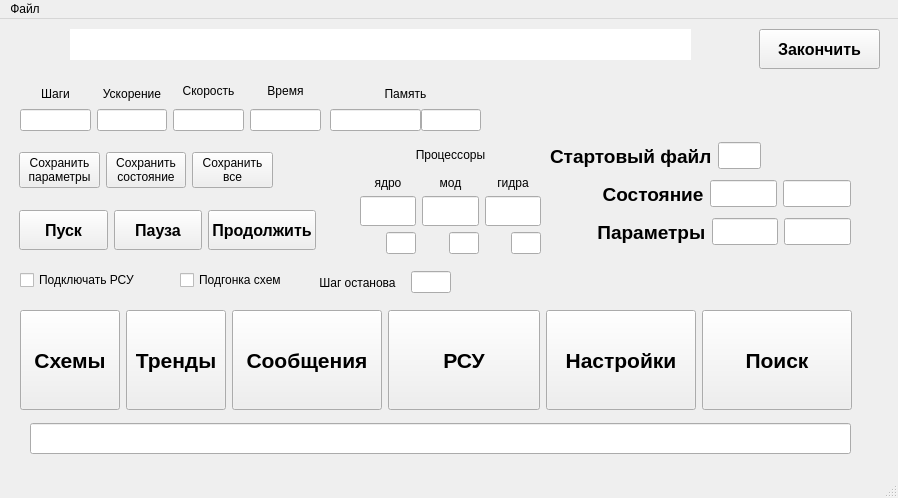
<?xml version="1.0" encoding="UTF-8"?>
<ui version="4.0">
 <class>MainWindow</class>
 <widget class="QMainWindow" name="MainWindow">
  <property name="geometry">
   <rect>
    <x>0</x>
    <y>0</y>
    <width>898</width>
    <height>498</height>
   </rect>
  </property>
  <property name="windowTitle">
   <string>MainWindow</string>
  </property>
  <widget class="QWidget" name="centralwidget">
   <widget class="QLineEdit" name="Msg">
    <property name="geometry">
     <rect>
      <x>30</x>
      <y>404</y>
      <width>821</width>
      <height>31</height>
     </rect>
    </property>
    <property name="font">
     <font>
      <family>Tahoma</family>
      <pointsize>12</pointsize>
      <bold>true</bold>
     </font>
    </property>
    <property name="readOnly">
     <bool>true</bool>
    </property>
   </widget>
   <widget class="QLineEdit" name="Project">
    <property name="geometry">
     <rect>
      <x>70</x>
      <y>10</y>
      <width>621</width>
      <height>31</height>
     </rect>
    </property>
    <property name="font">
     <font>
      <family>Z003 [urw]</family>
      <pointsize>24</pointsize>
      <italic>true</italic>
      <bold>false</bold>
     </font>
    </property>
    <property name="cursor">
     <cursorShape>BlankCursor</cursorShape>
    </property>
    <property name="frame">
     <bool>false</bool>
    </property>
    <property name="alignment">
     <set>Qt::AlignmentFlag::AlignCenter</set>
    </property>
    <property name="readOnly">
     <bool>true</bool>
    </property>
   </widget>
   <widget class="QWidget" name="layoutWidget">
    <property name="geometry">
     <rect>
      <x>20</x>
      <y>290</y>
      <width>832</width>
      <height>102</height>
     </rect>
    </property>
    <layout class="QHBoxLayout" name="horizontalLayout">
     <item>
      <widget class="QPushButton" name="Shema">
       <property name="minimumSize">
        <size>
         <width>100</width>
         <height>100</height>
        </size>
       </property>
       <property name="maximumSize">
        <size>
         <width>100</width>
         <height>16777215</height>
        </size>
       </property>
       <property name="font">
        <font>
         <family>Tahoma</family>
         <pointsize>16</pointsize>
         <bold>true</bold>
        </font>
       </property>
       <property name="text">
        <string>Схемы</string>
       </property>
      </widget>
     </item>
     <item>
      <widget class="QPushButton" name="Trends">
       <property name="minimumSize">
        <size>
         <width>100</width>
         <height>100</height>
        </size>
       </property>
       <property name="maximumSize">
        <size>
         <width>100</width>
         <height>16777215</height>
        </size>
       </property>
       <property name="font">
        <font>
         <family>Tahoma</family>
         <pointsize>16</pointsize>
         <bold>true</bold>
        </font>
       </property>
       <property name="text">
        <string>Тренды</string>
       </property>
      </widget>
     </item>
     <item>
      <widget class="QPushButton" name="Messages">
       <property name="minimumSize">
        <size>
         <width>150</width>
         <height>100</height>
        </size>
       </property>
       <property name="maximumSize">
        <size>
         <width>150</width>
         <height>16777215</height>
        </size>
       </property>
       <property name="font">
        <font>
         <family>Tahoma</family>
         <pointsize>16</pointsize>
         <bold>true</bold>
        </font>
       </property>
       <property name="text">
        <string>Сообщения</string>
       </property>
      </widget>
     </item>
     <item>
      <widget class="QPushButton" name="RSU">
       <property name="minimumSize">
        <size>
         <width>150</width>
         <height>100</height>
        </size>
       </property>
       <property name="font">
        <font>
         <family>Tahoma</family>
         <pointsize>16</pointsize>
         <bold>true</bold>
        </font>
       </property>
       <property name="text">
        <string>РСУ</string>
       </property>
      </widget>
     </item>
     <item>
      <widget class="QPushButton" name="Settings">
       <property name="minimumSize">
        <size>
         <width>150</width>
         <height>100</height>
        </size>
       </property>
       <property name="maximumSize">
        <size>
         <width>150</width>
         <height>16777215</height>
        </size>
       </property>
       <property name="font">
        <font>
         <family>Tahoma</family>
         <pointsize>16</pointsize>
         <bold>true</bold>
        </font>
       </property>
       <property name="text">
        <string>Настройки</string>
       </property>
      </widget>
     </item>
     <item>
      <widget class="QPushButton" name="FindObj">
       <property name="minimumSize">
        <size>
         <width>150</width>
         <height>100</height>
        </size>
       </property>
       <property name="maximumSize">
        <size>
         <width>100</width>
         <height>16777215</height>
        </size>
       </property>
       <property name="font">
        <font>
         <family>Tahoma</family>
         <pointsize>16</pointsize>
         <bold>true</bold>
        </font>
       </property>
       <property name="text">
        <string>Поиск</string>
       </property>
      </widget>
     </item>
    </layout>
   </widget>
   <widget class="QWidget" name="layoutWidget">
    <property name="geometry">
     <rect>
      <x>330</x>
      <y>60</y>
      <width>151</width>
      <height>52</height>
     </rect>
    </property>
    <layout class="QVBoxLayout" name="verticalLayout_7">
     <property name="spacing">
      <number>0</number>
     </property>
     <item>
      <widget class="QLabel" name="label_5">
       <property name="text">
        <string>Память</string>
       </property>
       <property name="alignment">
        <set>Qt::AlignmentFlag::AlignCenter</set>
       </property>
      </widget>
     </item>
     <item>
      <layout class="QHBoxLayout" name="horizontalLayout_6">
       <item>
        <widget class="QLineEdit" name="mem_sys">
         <property name="sizePolicy">
          <sizepolicy hsizetype="Expanding" vsizetype="Fixed">
           <horstretch>60</horstretch>
           <verstretch>0</verstretch>
          </sizepolicy>
         </property>
         <property name="alignment">
          <set>Qt::AlignmentFlag::AlignRight|Qt::AlignmentFlag::AlignTrailing|Qt::AlignmentFlag::AlignVCenter</set>
         </property>
        </widget>
       </item>
       <item>
        <widget class="QLineEdit" name="mem_int">
         <property name="sizePolicy">
          <sizepolicy hsizetype="Expanding" vsizetype="Fixed">
           <horstretch>40</horstretch>
           <verstretch>0</verstretch>
          </sizepolicy>
         </property>
         <property name="alignment">
          <set>Qt::AlignmentFlag::AlignRight|Qt::AlignmentFlag::AlignTrailing|Qt::AlignmentFlag::AlignVCenter</set>
         </property>
        </widget>
       </item>
      </layout>
     </item>
    </layout>
   </widget>
   <widget class="QWidget" name="layoutWidget">
    <property name="geometry">
     <rect>
      <x>550</x>
      <y>120</y>
      <width>301</width>
      <height>110</height>
     </rect>
    </property>
    <layout class="QVBoxLayout" name="verticalLayout">
     <item>
      <layout class="QHBoxLayout" name="horizontalLayout_4">
       <item>
        <widget class="QLabel" name="label">
         <property name="minimumSize">
          <size>
           <width>0</width>
           <height>30</height>
          </size>
         </property>
         <property name="font">
          <font>
           <family>Tahoma</family>
           <pointsize>14</pointsize>
           <bold>true</bold>
          </font>
         </property>
         <property name="text">
          <string>Стартовый файл</string>
         </property>
        </widget>
       </item>
       <item>
        <widget class="QLineEdit" name="StartFile">
         <property name="sizePolicy">
          <sizepolicy hsizetype="Expanding" vsizetype="Fixed">
           <horstretch>20</horstretch>
           <verstretch>0</verstretch>
          </sizepolicy>
         </property>
         <property name="minimumSize">
          <size>
           <width>0</width>
           <height>0</height>
          </size>
         </property>
         <property name="font">
          <font>
           <family>Tahoma</family>
           <pointsize>12</pointsize>
           <bold>true</bold>
          </font>
         </property>
        </widget>
       </item>
       <item>
        <spacer name="horizontalSpacer">
         <property name="orientation">
          <enum>Qt::Orientation::Horizontal</enum>
         </property>
         <property name="sizeHint" stdset="0">
          <size>
           <width>90</width>
           <height>20</height>
          </size>
         </property>
        </spacer>
       </item>
      </layout>
     </item>
     <item>
      <layout class="QHBoxLayout" name="horizontalLayout_2">
       <item>
        <widget class="QLabel" name="label_2">
         <property name="minimumSize">
          <size>
           <width>0</width>
           <height>30</height>
          </size>
         </property>
         <property name="font">
          <font>
           <family>Tahoma</family>
           <pointsize>14</pointsize>
           <bold>true</bold>
          </font>
         </property>
         <property name="text">
          <string>          Состояние</string>
         </property>
        </widget>
       </item>
       <item>
        <widget class="QLineEdit" name="StateRead">
         <property name="font">
          <font>
           <family>Tahoma</family>
           <pointsize>12</pointsize>
           <bold>true</bold>
          </font>
         </property>
         <property name="alignment">
          <set>Qt::AlignmentFlag::AlignRight|Qt::AlignmentFlag::AlignTrailing|Qt::AlignmentFlag::AlignVCenter</set>
         </property>
        </widget>
       </item>
       <item>
        <widget class="QLineEdit" name="StateWrite">
         <property name="font">
          <font>
           <family>Tahoma</family>
           <pointsize>12</pointsize>
           <bold>true</bold>
          </font>
         </property>
         <property name="alignment">
          <set>Qt::AlignmentFlag::AlignRight|Qt::AlignmentFlag::AlignTrailing|Qt::AlignmentFlag::AlignVCenter</set>
         </property>
        </widget>
       </item>
      </layout>
     </item>
     <item>
      <layout class="QHBoxLayout" name="horizontalLayout_3">
       <item>
        <widget class="QLabel" name="label_3">
         <property name="minimumSize">
          <size>
           <width>0</width>
           <height>30</height>
          </size>
         </property>
         <property name="font">
          <font>
           <family>Tahoma</family>
           <pointsize>14</pointsize>
           <bold>true</bold>
          </font>
         </property>
         <property name="text">
          <string>         Параметры</string>
         </property>
        </widget>
       </item>
       <item>
        <widget class="QLineEdit" name="ParamsRead">
         <property name="font">
          <font>
           <family>Tahoma</family>
           <pointsize>12</pointsize>
           <bold>true</bold>
          </font>
         </property>
         <property name="alignment">
          <set>Qt::AlignmentFlag::AlignRight|Qt::AlignmentFlag::AlignTrailing|Qt::AlignmentFlag::AlignVCenter</set>
         </property>
        </widget>
       </item>
       <item>
        <widget class="QLineEdit" name="ParamsWrite">
         <property name="font">
          <font>
           <family>Tahoma</family>
           <pointsize>12</pointsize>
           <bold>true</bold>
          </font>
         </property>
         <property name="alignment">
          <set>Qt::AlignmentFlag::AlignRight|Qt::AlignmentFlag::AlignTrailing|Qt::AlignmentFlag::AlignVCenter</set>
         </property>
        </widget>
       </item>
      </layout>
     </item>
    </layout>
   </widget>
   <widget class="QWidget" name="layoutWidget">
    <property name="geometry">
     <rect>
      <x>19</x>
      <y>190</y>
      <width>297</width>
      <height>42</height>
     </rect>
    </property>
    <layout class="QHBoxLayout" name="horizontalLayout_7">
     <item>
      <widget class="QPushButton" name="Start">
       <property name="minimumSize">
        <size>
         <width>80</width>
         <height>40</height>
        </size>
       </property>
       <property name="font">
        <font>
         <family>Tahoma</family>
         <pointsize>12</pointsize>
         <bold>true</bold>
        </font>
       </property>
       <property name="text">
        <string>Пуск</string>
       </property>
      </widget>
     </item>
     <item>
      <widget class="QPushButton" name="Pause">
       <property name="minimumSize">
        <size>
         <width>80</width>
         <height>40</height>
        </size>
       </property>
       <property name="font">
        <font>
         <family>Tahoma</family>
         <pointsize>12</pointsize>
         <bold>true</bold>
        </font>
       </property>
       <property name="text">
        <string>Пауза</string>
       </property>
      </widget>
     </item>
     <item>
      <widget class="QPushButton" name="Contunue">
       <property name="minimumSize">
        <size>
         <width>80</width>
         <height>40</height>
        </size>
       </property>
       <property name="font">
        <font>
         <family>Tahoma</family>
         <pointsize>12</pointsize>
         <bold>true</bold>
        </font>
       </property>
       <property name="text">
        <string>Продолжить</string>
       </property>
      </widget>
     </item>
    </layout>
   </widget>
   <widget class="QWidget" name="layoutWidget">
    <property name="geometry">
     <rect>
      <x>19</x>
      <y>130</y>
      <width>254</width>
      <height>43</height>
     </rect>
    </property>
    <layout class="QHBoxLayout" name="horizontalLayout_8">
     <item>
      <widget class="QPushButton" name="save_params">
       <property name="text">
        <string>Сохранить
параметры</string>
       </property>
      </widget>
     </item>
     <item>
      <widget class="QPushButton" name="save_state">
       <property name="text">
        <string>Сохранить
состояние</string>
       </property>
      </widget>
     </item>
     <item>
      <widget class="QPushButton" name="save_all">
       <property name="text">
        <string>Сохранить
все</string>
       </property>
      </widget>
     </item>
    </layout>
   </widget>
   <widget class="QWidget" name="layoutWidget">
    <property name="geometry">
     <rect>
      <x>360</x>
      <y>120</y>
      <width>181</width>
      <height>115</height>
     </rect>
    </property>
    <layout class="QVBoxLayout" name="verticalLayout_9">
     <item>
      <widget class="QLabel" name="label_4">
       <property name="text">
        <string>Процессоры</string>
       </property>
       <property name="alignment">
        <set>Qt::AlignmentFlag::AlignCenter</set>
       </property>
      </widget>
     </item>
     <item>
      <layout class="QHBoxLayout" name="horizontalLayout_12">
       <item>
        <layout class="QVBoxLayout" name="verticalLayout_2">
         <item>
          <widget class="QLabel" name="label_6">
           <property name="sizePolicy">
            <sizepolicy hsizetype="Preferred" vsizetype="Preferred">
             <horstretch>0</horstretch>
             <verstretch>10</verstretch>
            </sizepolicy>
           </property>
           <property name="text">
            <string>ядро</string>
           </property>
           <property name="alignment">
            <set>Qt::AlignmentFlag::AlignCenter</set>
           </property>
          </widget>
         </item>
         <item>
          <widget class="QLineEdit" name="cpu0">
           <property name="sizePolicy">
            <sizepolicy hsizetype="Expanding" vsizetype="Fixed">
             <horstretch>0</horstretch>
             <verstretch>90</verstretch>
            </sizepolicy>
           </property>
           <property name="minimumSize">
            <size>
             <width>0</width>
             <height>30</height>
            </size>
           </property>
           <property name="alignment">
            <set>Qt::AlignmentFlag::AlignRight|Qt::AlignmentFlag::AlignTrailing|Qt::AlignmentFlag::AlignVCenter</set>
           </property>
          </widget>
         </item>
         <item>
          <layout class="QHBoxLayout" name="horizontalLayout_9">
           <item>
            <spacer name="horizontalSpacer_2">
             <property name="orientation">
              <enum>Qt::Orientation::Horizontal</enum>
             </property>
             <property name="sizeHint" stdset="0">
              <size>
               <width>13</width>
               <height>17</height>
              </size>
             </property>
            </spacer>
           </item>
           <item>
            <widget class="QLineEdit" name="cpu_0">
             <property name="maximumSize">
              <size>
               <width>30</width>
               <height>16777215</height>
              </size>
             </property>
             <property name="alignment">
              <set>Qt::AlignmentFlag::AlignRight|Qt::AlignmentFlag::AlignTrailing|Qt::AlignmentFlag::AlignVCenter</set>
             </property>
            </widget>
           </item>
          </layout>
         </item>
        </layout>
       </item>
       <item>
        <layout class="QVBoxLayout" name="verticalLayout_3">
         <item>
          <widget class="QLabel" name="label_10">
           <property name="text">
            <string>мод</string>
           </property>
           <property name="alignment">
            <set>Qt::AlignmentFlag::AlignCenter</set>
           </property>
          </widget>
         </item>
         <item>
          <widget class="QLineEdit" name="cpu1">
           <property name="minimumSize">
            <size>
             <width>0</width>
             <height>30</height>
            </size>
           </property>
           <property name="alignment">
            <set>Qt::AlignmentFlag::AlignRight|Qt::AlignmentFlag::AlignTrailing|Qt::AlignmentFlag::AlignVCenter</set>
           </property>
          </widget>
         </item>
         <item>
          <layout class="QHBoxLayout" name="horizontalLayout_10">
           <item>
            <spacer name="horizontalSpacer_3">
             <property name="orientation">
              <enum>Qt::Orientation::Horizontal</enum>
             </property>
             <property name="sizeHint" stdset="0">
              <size>
               <width>13</width>
               <height>17</height>
              </size>
             </property>
            </spacer>
           </item>
           <item>
            <widget class="QLineEdit" name="cpu_1">
             <property name="maximumSize">
              <size>
               <width>30</width>
               <height>16777215</height>
              </size>
             </property>
             <property name="alignment">
              <set>Qt::AlignmentFlag::AlignRight|Qt::AlignmentFlag::AlignTrailing|Qt::AlignmentFlag::AlignVCenter</set>
             </property>
            </widget>
           </item>
          </layout>
         </item>
        </layout>
       </item>
       <item>
        <layout class="QVBoxLayout" name="verticalLayout_8">
         <item>
          <widget class="QLabel" name="label_11">
           <property name="text">
            <string>гидра</string>
           </property>
           <property name="alignment">
            <set>Qt::AlignmentFlag::AlignCenter</set>
           </property>
          </widget>
         </item>
         <item>
          <widget class="QLineEdit" name="cpu2">
           <property name="minimumSize">
            <size>
             <width>0</width>
             <height>30</height>
            </size>
           </property>
           <property name="alignment">
            <set>Qt::AlignmentFlag::AlignRight|Qt::AlignmentFlag::AlignTrailing|Qt::AlignmentFlag::AlignVCenter</set>
           </property>
          </widget>
         </item>
         <item>
          <layout class="QHBoxLayout" name="horizontalLayout_11">
           <item>
            <spacer name="horizontalSpacer_4">
             <property name="orientation">
              <enum>Qt::Orientation::Horizontal</enum>
             </property>
             <property name="sizeHint" stdset="0">
              <size>
               <width>13</width>
               <height>17</height>
              </size>
             </property>
            </spacer>
           </item>
           <item>
            <widget class="QLineEdit" name="cpu_2">
             <property name="maximumSize">
              <size>
               <width>30</width>
               <height>16777215</height>
              </size>
             </property>
             <property name="alignment">
              <set>Qt::AlignmentFlag::AlignRight|Qt::AlignmentFlag::AlignTrailing|Qt::AlignmentFlag::AlignVCenter</set>
             </property>
            </widget>
           </item>
          </layout>
         </item>
        </layout>
       </item>
      </layout>
     </item>
    </layout>
   </widget>
   <widget class="QWidget" name="layoutWidget">
    <property name="geometry">
     <rect>
      <x>20</x>
      <y>60</y>
      <width>301</width>
      <height>52</height>
     </rect>
    </property>
    <layout class="QHBoxLayout" name="horizontalLayout_5">
     <item>
      <layout class="QVBoxLayout" name="verticalLayout_4">
       <property name="spacing">
        <number>0</number>
       </property>
       <item>
        <widget class="QLabel" name="label_7">
         <property name="text">
          <string>Шаги</string>
         </property>
         <property name="alignment">
          <set>Qt::AlignmentFlag::AlignCenter</set>
         </property>
        </widget>
       </item>
       <item>
        <widget class="QLineEdit" name="kStep">
         <property name="alignment">
          <set>Qt::AlignmentFlag::AlignRight|Qt::AlignmentFlag::AlignTrailing|Qt::AlignmentFlag::AlignVCenter</set>
         </property>
         <property name="readOnly">
          <bool>true</bool>
         </property>
        </widget>
       </item>
      </layout>
     </item>
     <item>
      <layout class="QVBoxLayout" name="verticalLayout_5">
       <property name="spacing">
        <number>0</number>
       </property>
       <item>
        <widget class="QLabel" name="label_8">
         <property name="text">
          <string>Ускорение</string>
         </property>
         <property name="alignment">
          <set>Qt::AlignmentFlag::AlignCenter</set>
         </property>
        </widget>
       </item>
       <item>
        <widget class="QLineEdit" name="Accel">
         <property name="alignment">
          <set>Qt::AlignmentFlag::AlignRight|Qt::AlignmentFlag::AlignTrailing|Qt::AlignmentFlag::AlignVCenter</set>
         </property>
         <property name="readOnly">
          <bool>true</bool>
         </property>
        </widget>
       </item>
      </layout>
     </item>
     <item>
      <layout class="QVBoxLayout" name="verticalLayout_6">
       <item>
        <widget class="QLabel" name="label_9">
         <property name="text">
          <string>Скорость</string>
         </property>
         <property name="alignment">
          <set>Qt::AlignmentFlag::AlignCenter</set>
         </property>
        </widget>
       </item>
       <item>
        <widget class="QLineEdit" name="Speed">
         <property name="alignment">
          <set>Qt::AlignmentFlag::AlignRight|Qt::AlignmentFlag::AlignTrailing|Qt::AlignmentFlag::AlignVCenter</set>
         </property>
        </widget>
       </item>
      </layout>
     </item>
     <item>
      <layout class="QVBoxLayout" name="verticalLayout_10">
       <item>
        <widget class="QLabel" name="label_12">
         <property name="text">
          <string>Время</string>
         </property>
         <property name="alignment">
          <set>Qt::AlignmentFlag::AlignCenter</set>
         </property>
        </widget>
       </item>
       <item>
        <widget class="QLineEdit" name="Time">
         <property name="alignment">
          <set>Qt::AlignmentFlag::AlignRight|Qt::AlignmentFlag::AlignTrailing|Qt::AlignmentFlag::AlignVCenter</set>
         </property>
        </widget>
       </item>
      </layout>
     </item>
    </layout>
   </widget>
   <widget class="QCheckBox" name="Use_RSU">
    <property name="geometry">
     <rect>
      <x>20</x>
      <y>250</y>
      <width>131</width>
      <height>22</height>
     </rect>
    </property>
    <property name="text">
     <string>Подключать РСУ</string>
    </property>
   </widget>
   <widget class="QCheckBox" name="Tune_Shem">
    <property name="geometry">
     <rect>
      <x>180</x>
      <y>250</y>
      <width>131</width>
      <height>22</height>
     </rect>
    </property>
    <property name="text">
     <string>Подгонка схем</string>
    </property>
   </widget>
   <widget class="QPushButton" name="Stop">
    <property name="geometry">
     <rect>
      <x>759</x>
      <y>10</y>
      <width>121</width>
      <height>40</height>
     </rect>
    </property>
    <property name="minimumSize">
     <size>
      <width>80</width>
      <height>40</height>
     </size>
    </property>
    <property name="font">
     <font>
      <family>Tahoma</family>
      <pointsize>12</pointsize>
      <bold>true</bold>
     </font>
    </property>
    <property name="text">
     <string>Закончить</string>
    </property>
    <property name="icon">
     <iconset resource="Icons.qrc">
      <normaloff>:/monitor.png</normaloff>:/monitor.png</iconset>
    </property>
   </widget>
   <widget class="QWidget" name="">
    <property name="geometry">
     <rect>
      <x>310</x>
      <y>250</y>
      <width>141</width>
      <height>27</height>
     </rect>
    </property>
    <layout class="QHBoxLayout" name="horizontalLayout_13">
     <item>
      <widget class="QLabel" name="label_13">
       <property name="maximumSize">
        <size>
         <width>100</width>
         <height>16777215</height>
        </size>
       </property>
       <property name="text">
        <string>Шаг останова</string>
       </property>
       <property name="alignment">
        <set>Qt::AlignmentFlag::AlignCenter</set>
       </property>
      </widget>
     </item>
     <item>
      <widget class="QLineEdit" name="StepStop">
       <property name="maximumSize">
        <size>
         <width>40</width>
         <height>16777215</height>
        </size>
       </property>
       <property name="alignment">
        <set>Qt::AlignmentFlag::AlignRight|Qt::AlignmentFlag::AlignTrailing|Qt::AlignmentFlag::AlignVCenter</set>
       </property>
      </widget>
     </item>
    </layout>
   </widget>
  </widget>
  <widget class="QMenuBar" name="menubar">
   <property name="geometry">
    <rect>
     <x>0</x>
     <y>0</y>
     <width>898</width>
     <height>22</height>
    </rect>
   </property>
   <widget class="QMenu" name="menu">
    <property name="title">
     <string>Файл</string>
    </property>
    <addaction name="exit"/>
    <addaction name="action"/>
   </widget>
   <addaction name="menu"/>
  </widget>
  <widget class="QStatusBar" name="statusbar"/>
  <action name="exit">
   <property name="text">
    <string>закончить</string>
   </property>
  </action>
  <action name="action">
   <property name="text">
    <string>загркзить</string>
   </property>
  </action>
 </widget>
 <resources>
  <include location="Icons.qrc"/>
 </resources>
 <connections/>
</ui>
